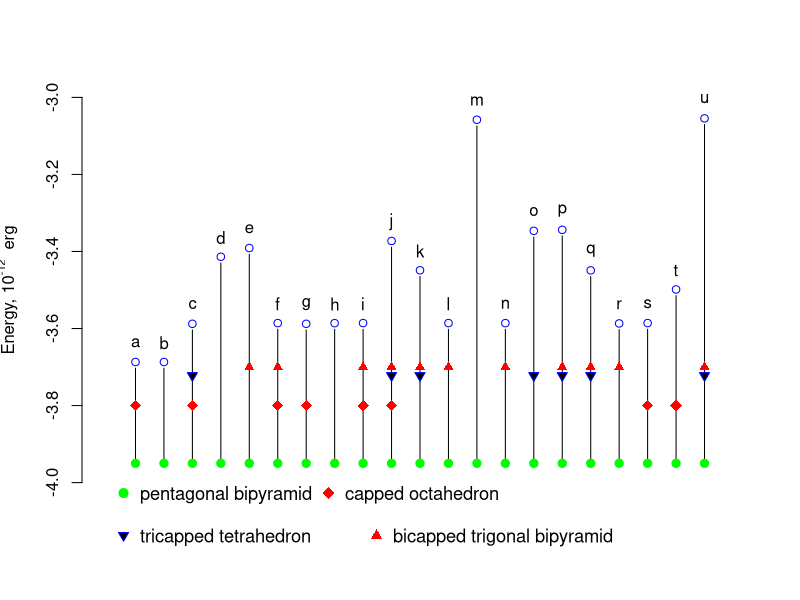

Generate this figure with R:


Struct_3_94 <- c(-0.35193254E+0001,   -0.35193136E+0001,   -0.35188119E+0001,   -0.35183444E+0001,   -0.35186672E+0001,   -0.49936536E+0001,   -0.49915951E+0001)
Struct_3_94 <- sum(Struct_3_94) / length(Struct_3_94)
Struct_3_8 <- c(-0.26937777E+0001,   -0.43757668E+0001,   -0.36024604E+0001,   -0.36018418E+0001,   -0.43741389E+0001,   -0.43758833E+0001,   -0.36030443E+0001)
Struct_3_8 <- sum(Struct_3_8) / length(Struct_3_8)
Struct_3_722 <- c(-0.27522539E+0001,   -0.42641142E+0001,   -0.27520963E+0001,   -0.27531912E+0001,   -0.42640257E+0001,   -0.42641902E+0001,   -0.50060063E+0001)
Struct_3_722 <- sum(Struct_3_722) / length(Struct_3_722)
Struct_3_707 <- c(-0.27010642E+0001,   -0.35103386E+0001,   -0.27015282E+0001,   -0.42627563E+0001,   -0.35092772E+0001,   -0.42615648E+0001,   -0.50081590E+0001)
Struct_3_707 <- sum(Struct_3_707) / length(Struct_3_707)


d <- read.table(file = "SADDLES_GOOD_STR.dat")

d$V3 <- round(d$V3,4)

d$V4 <- round(d$V4,2)
d$V5 <- round(d$V5,2)
d$V6 <- round(d$V6,2)

sad <- matrix(nrow = length(d$V1),ncol = 8)

sad[,1] <- d$V3

sad[,2] <- d$V4
sad[,3] <- d$V5
sad[,4] <- d$V6
sad[,5] <- d$V7
sad[,6] <- d$V8
sad[,7] <- d$V9
sad[,8] <- d$V10

un_str <-  unique(sad)

un_11 <- un_str[which(un_str[,6] == 1),]
un_another <- un_str[which(un_str[,6] == 0),]

# Delete the duplication by hands! 
un_str <- un_str[-9,]

yr <- c(-4.0,-3.0) # max(un_str[,1])+0.01)
#yr <- c(-3.8,-3.0)
xr <- c(0,length(un_str[,1])+1)


plot(1:length(un_str[,1]),un_str[,1],type = "p",col = "blue", ylim = yr,xlim = xr, 
     xlab="",ylab = expression(paste("Energy, ","10"^ "-12","  erg")),axes = FALSE)

axis(2)

for (i in 1:length(un_str[,1])) {
  lines(c(i,i),c(-3.95,un_str[i,1]-0.016))
  points(i,-3.95*un_str[i,5],pch = 19, cex=1.1, add = TRUE,col = "green")
  points(i,-3.8*un_str[i,6],pch = 18, cex=1.5, add = TRUE,col = "red")
  points(i,-3.722*un_str[i,7],pch = 25, cex=1, bg=1, add = TRUE,col = "blue")
  points(i,-3.7*un_str[i,8],pch = 17, cex=1, add = TRUE,col = "red")
  points(i,un_str[i,1]+0.05,pch = letters[i], cex=1, add = TRUE,col = "black") 
  }

par(xpd=TRUE)
n1 <- "pentagonal bipyramid"
n2 <- "capped octahedron"
n3 <- "tricapped tetrahedron"
n4 <- "bicapped trigonal bipyramid"

legend(xr[1], yr[1]+0.03, c(n1,n2), 
      cex=1.1,col=c("green","red"), pch = c(19,18), pt.cex = c(1.2,1.6), horiz = TRUE, box.lty = 0)


legend(xr[1], yr[1]-0.08, c(n3,n4), 
       cex=1.1,col=c("blue","red"), pch = c(25,17), pt.bg = 1, pt.cex = c(1,1.1), horiz = TRUE, box.lty = 0)

